Frame 1 (no input): blank canvas, image omitted
Frame 60 (the mouse pressed at the canvas centre just before this capture): blank canvas, image omitted
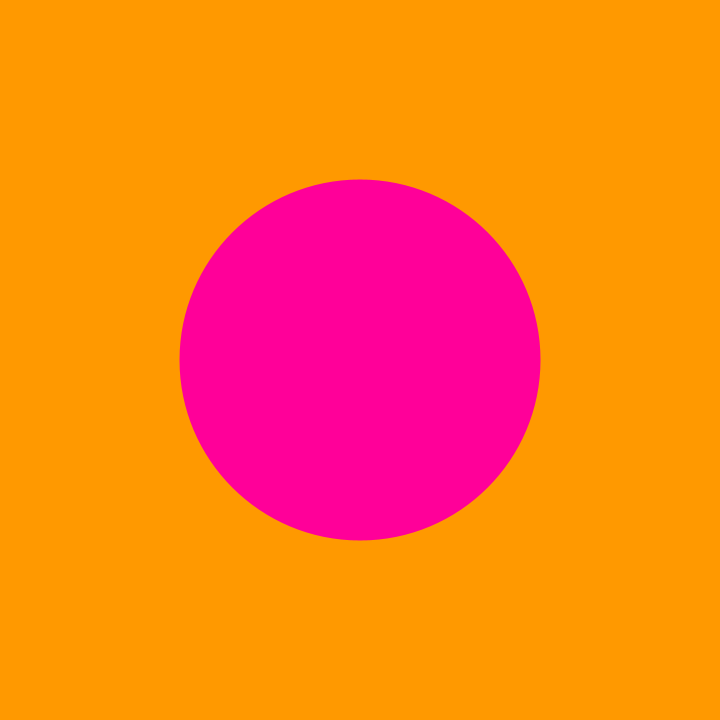
Frame 120 (the mouse held since frame 60 and released just before this capture)

The Processing sketch whose frames 1 and 60 were blank and that drew this single picture after the mouse press (run headless with seeded random() and noise(); from frame 60 on, the mouse is pressed at the canvas centre):

// Processing sketch: processing_86324
// ── processing_86324.pde

void setup() {
  size(720,720);
  noCursor();
}
void draw(){
  colorMode(HSB,360,100,100);
  rectMode(CENTER);
  noStroke();
  background(mouseY/10,100,100);
  fill(360-mouseY/10,100,100);
  ellipse(360,360,mouseX+1,mouseX+1);
 }
